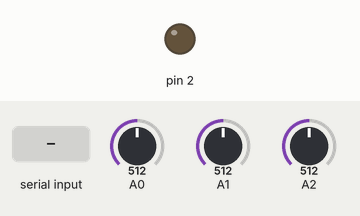
Simulated run of this sketch. Board: Arduino Uno, built with avr-gcc and run on an emulated ATmega328P. Parts: output pins drawn as LEDs (lit = HIGH). The test bench sets the inputs (shaded band); at power-on: A0 = 512, A1 = 512, A2 = 512. What the sketch prints to the serial monitor is not drawn.

Above: at 1.2 s.
1.3 s: byte 30 received over Serial
At 2.4 s:
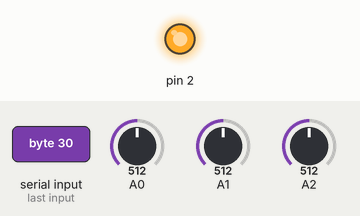
Timing chart, 0 to 4.3 s (numbered marks = the images above; inputs shaded):
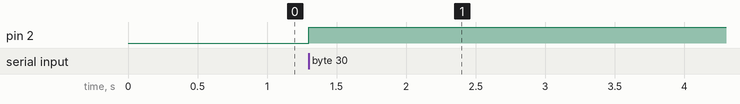

Measured:
- after the input at 1.3 s, pin 2: LOW → HIGH at once

The sketch:

Open_Camera_Arduino_Driver.ino
```cpp
// variables needed
int intCommandData;
unsigned long lngMotorTime;
int intPixelCount = 1;
int intRed = 0;
int intGreen = 0;
int intBlue = 0;
int noConnectionThreshold = 0;
// function needed
void CameraCommands(int intCommand) {
  // counts to 25 before stopping
   while (intPixelCount < 25){
    // read intRed
    int intRed = analogRead(A0);
    if (intRed <= noConnectionThreshold) {
      Serial.print(0);
    }
    else {
      // sends data from intRed back to user
      Serial.print(intRed);
    }

    // new line so user can tell between color values
    Serial.print('\n');
    // read dblGreen
    int intGreen = analogRead(A1);
    if (intGreen <= noConnectionThreshold) {
      Serial.print(0);
    }
    else {
      // sends data from intGreen back to user
      Serial.print(intGreen);
    }
    // new line so user can tell between color values
    Serial.print('\n');
    // read intBlue
    int intBlue = analogRead(A2);
    if (intBlue <= noConnectionThreshold) {
      Serial.print(0);
    }
    else {
      // sends data from intBlue back to user
      Serial.print(intBlue);
    }
    // new line so user can tell between color values
    Serial.print('\n');
    // uses pin 2 for motor on the arduino
      digitalWrite(2, HIGH);
      // what happens when motor time is up
      if(lngMotorTime == 0.06593) {
        // uses pin 2 for motor on the arduino
        digitalWrite(2, LOW);
        // set lngMotorTime to 0
        lngMotorTime = 0;
        // add 1 to intPixelCount
        intPixelCount += 1;
      }
    }
  // turns off motor when done
  digitalWrite(2, LOW);
}
void setup() {
  // put your setup code here, to run once:
  // starts serial connection at 57600 baud
  Serial.begin(57600);
  pinMode(2, OUTPUT);
  pinMode(A0, INPUT);
  pinMode(A1, INPUT);
  pinMode(A2, INPUT);
}

void loop() {
  // put your main code here, to run repeatedly:
  // uses pin 2 for motor on the arduino
  if(Serial.available() > 0){
    // input for open camera
    intCommandData = Serial.read();
    // function needed
    CameraCommands(intCommandData);

  }
}
```
